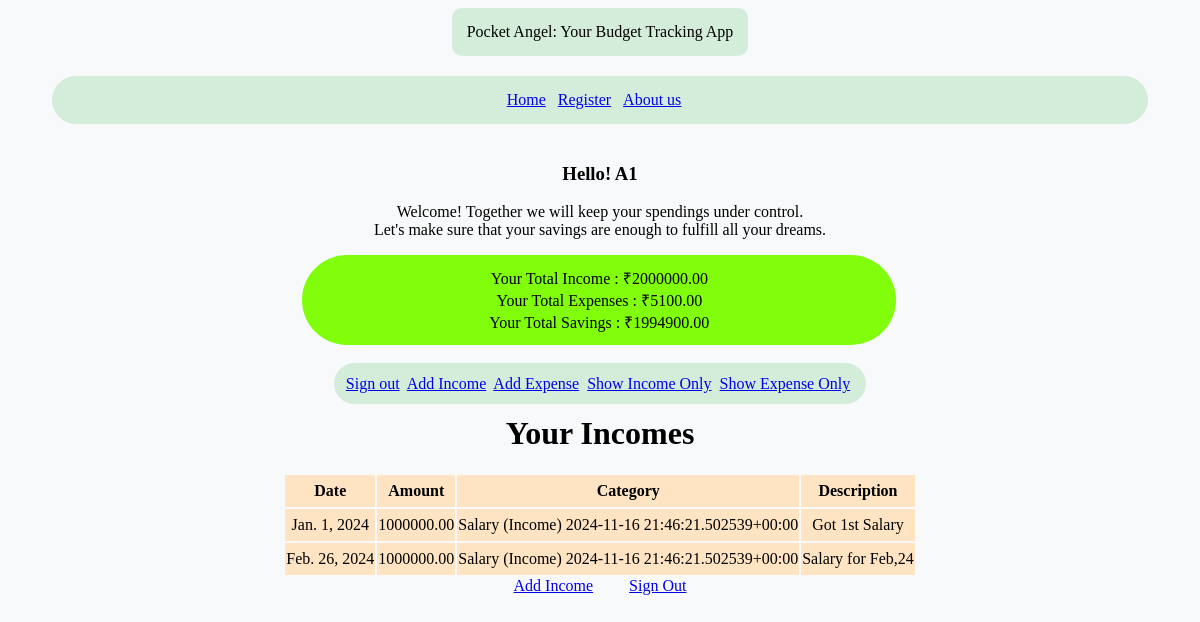
The app's page /income_list (signed in) with its own data.
### home_app/models.py (models this page shows, shortened)
class User(AbstractBaseUser,PermissionsMixin):
    email = models.EmailField(
    verbose_name="Email Address",
    max_length=255,
    unique=True,
    )
    name = models.CharField(max_length=50)
    phone = models.CharField(max_length=10)
    is_active = models.BooleanField(default=True)
    is_admin = models.BooleanField(default=False)
    objects = UserManager()
    USERNAME_FIELD = "email"
    REQUIRED_FIELDS = ["name","phone"]
    def total_income(self):
        return sum([income.amount for income in self.income.all()]) if self.income.all() else 0
    def total_expense(self):
        return sum([expense.amount for expense in self.expenses.all()]) if self.expenses.all() else 0
    def total_savings(self):
        return self.total_income() - self.total_expense() if self.income.all() and self.expenses.all() else self.total_income()

class Income(models.Model):
    user = models.ForeignKey(User,
    on_delete=models.CASCADE,related_name='income')
    amount = models.DecimalField(max_digits=10, decimal_places=2)
    category = models.ForeignKey(Category, on_delete=models.CASCADE,
    limit_choices_to={'category_type': 'Income'},related_name='income')
    description = models.TextField(blank=True, null=True)
    date = models.DateField()
    created_at = models.DateTimeField(auto_now_add=True)

class Expense(models.Model):
    user = models.ForeignKey(User,
    on_delete=models.CASCADE,related_name='expenses')
    amount = models.DecimalField(max_digits=10, decimal_places=2)
    category = models.ForeignKey(Category, on_delete=models.CASCADE,
    limit_choices_to={'category_type': 'Expense'},related_name='expenses')
    description = models.TextField(blank=True, null=True)
    date = models.DateField()
    is_fixed = models.BooleanField(default=False)
    created_at = models.DateTimeField(auto_now_add=True)

class Category(models.Model):
    INCOME = 'Income'
    EXPENSE = 'Expense'
    CATEGORY_TYPES = [
    (INCOME, 'Income'),
    (EXPENSE, 'Expense'),
    ]
    user = models.ForeignKey(User, on_delete=models.CASCADE, blank=True,
    null=True,related_name='categories')
    name = models.CharField(max_length=50)
    category_type = models.CharField(max_length=10, choices=CATEGORY_TYPES)
    created_at = models.DateTimeField(auto_now_add=True)
    def __str__(self):
        return f"{self.name} ({self.category_type}) {self.created_at}"

### home_app/views.py (the view)
# urls.py: path('income_list', user_views.income_list, name='income_list'),
@login_required(login_url='signin')
def income_list(request):
    incomes = Income.objects.filter(user=request.user)
    return render(request, 'income_list.html', {'incomes': incomes})

### templates/pages/income_list.html (shortened to what this page needs)
{% extends 'index.html' %}
{% block income %}
    <div>
    <h1>Your Incomes</h1>
<div class="'content">
    <table class="'table">
        <tr>
            <th>Date</th>
            <th>Amount</th>
            <th>Category</th>
            <th>Description</th>
        </tr>
        {% for inc in incomes %}
        <tr>
            <td>{{ inc.date }}</td>
            <td>{{ inc.amount }}</td>
            <td>{{ inc.category }}</td>
            <td>{{ inc.description }}</td>
        </tr>
        {% empty %}
        <tr>
            <td colspan="3">No income recorded.</td>
        </tr>
        {% endfor %}
    </table>
    <a href="{% url 'add_income' %}">Add Income</a>
    <a href="{% url 'signout' %}">Sign Out</a>
</div>
</div>
{% endblock %}

### templates/index.html (shortened to what this page needs)
{% extends 'base.html' %}
{% block welcome %}
{% if user.is_authenticated %}
<h3>Hello! {{user.name}}</h3>
<p> Welcome! Together we will keep your spendings under control.<br>
    Let's make sure that your savings are enough to fulfill all your dreams.
</p>
<p class="summary">
  Your Total Income : ₹{{user.total_income}}
  <br>
  Your Total Expenses : ₹{{user.total_expense}}
  <br>
  Your Total Savings : ₹{{user.total_savings}}<br>
</p>
<span class="index-nav">
    <a href="{% url 'signout' %}">Sign out</a>&nbsp;
    <a class="nav-link"  href="{% url 'add_income' %}">Add Income</a>&nbsp;
    <a class="nav-link"  href="{% url 'add_expense' %}">Add Expense</a>&nbsp;
    <a class="nav-link"  href="{% url 'income_list' %}">Show Income Only</a>&nbsp;
    <a class="nav-link"  href="{% url 'expense_list' %}">Show Expense Only</a>&nbsp;
</span>
{% else %}
<p>Hey!It seems you have not signed in. Please signin or if you are a new user then register. </p>
  <a href="{% url 'signin' %}">Signin</a>
  &nbsp;&nbsp;
  <a href="{% url 'register' %}">Register</a>
  {% endif %}
<div>
{% block income %}
{% endblock %}
</div>
{% endblock %}

### templates/base.html (shortened to what this page needs)
{% load static %}
<!DOCTYPE html>
<html lang="en" dir="ltr">
  <head>
  </head>
 <div class="title">Pocket Angel: Your Budget Tracking App</div>
      <div class="nav-list">
          <a href="{% url 'home' %}">
            <span class="links_name">Home</span>
          </a>&nbsp;&nbsp;&nbsp;
          <a href="{% url 'register' %}">
            <span class="links_name">Register</span>
          </a>&nbsp;&nbsp;&nbsp;
          <a href="{% url 'aboutpage' %}">
            <span class="links_name">About us</span>
          </a>&nbsp;&nbsp;&nbsp;
      </div>
    <body>
        <div>
    {% block welcome %}
    {% endblock %}
    </div>
  </body>
</html>

### templates/base.html (style rules this page uses)
.title { background-color: #d4edda; border-color: #c3e6cb; padding: 15px; border-radius: 10px; margin-bottom: 20px; position: relative; z-index: 1; }
.nav-list { display: inline-flex; border-spacing: 10px; width: 90%; align-content: center; justify-content: center; background-color: #d4edda; border-color: #c3e6cb; padding: 15px; border-radius: 40px; margin-bottom: 20px; position: relative; z-index: 1; }

### templates/index.html (style rules this page uses)
body { display: flex; flex-direction: column; align-items: center ; justify-content: baseline; background-color: #f8f9fa; text-align: center; }
.index-nav { background-color: #d4edda; border-color: #c3e6cb; padding: 1vw; width:90%; border-radius: 30px; margin-bottom: 20px; position: relative; z-index: 1; }
.summary { background-color: #81fe0c; border-color: #c3e6cb; padding: 1vw; width:90%; left:3%; border-radius: 50px; margin-bottom: 30px; position: relative; z-index: 1; }

### records on screen
User: name "A1", total_income "2000000.00", total_expense "5100.00", total_savings "1994900.00"
Income: date "Jan. 1, 2024", amount "1000000.00", category "Salary (Income) 2024-11-16 21:46:21.502539+00:00", description "Got 1st Salary"
Income: date "Feb. 26, 2024", amount "1000000.00", category "Salary (Income) 2024-11-16 21:46:21.502539+00:00", description "Salary for Feb,24"
